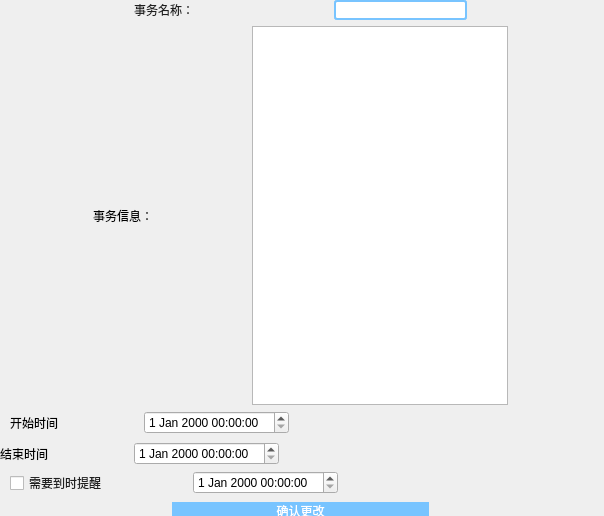
<?xml version="1.0" encoding="UTF-8"?>
<ui version="4.0">
 <class>task_edit</class>
 <widget class="QDialog" name="task_edit">
  <property name="geometry">
   <rect>
    <x>0</x>
    <y>0</y>
    <width>604</width>
    <height>516</height>
   </rect>
  </property>
  <property name="windowTitle">
   <string>修改事务信息</string>
  </property>
  <widget class="QWidget" name="verticalLayoutWidget">
   <property name="geometry">
    <rect>
     <x>0</x>
     <y>0</y>
     <width>601</width>
     <height>521</height>
    </rect>
   </property>
   <layout class="QVBoxLayout" name="verticalLayout" stretch="6,0,6,6,6,8">
    <property name="sizeConstraint">
     <enum>QLayout::SetDefaultConstraint</enum>
    </property>
    <item>
     <layout class="QHBoxLayout" name="horizontalLayout_7">
      <item>
       <spacer name="horizontalSpacer_8">
        <property name="orientation">
         <enum>Qt::Horizontal</enum>
        </property>
        <property name="sizeHint" stdset="0">
         <size>
          <width>40</width>
          <height>20</height>
         </size>
        </property>
       </spacer>
      </item>
      <item>
       <widget class="QLabel" name="label_task_name">
        <property name="styleSheet">
         <string notr="true">font: 25 11pt '宋体';
color: rgb(31,31,31);</string>
        </property>
        <property name="text">
         <string>事务名称：</string>
        </property>
        <property name="alignment">
         <set>Qt::AlignCenter</set>
        </property>
       </widget>
      </item>
      <item>
       <spacer name="horizontalSpacer_11">
        <property name="orientation">
         <enum>Qt::Horizontal</enum>
        </property>
        <property name="sizeHint" stdset="0">
         <size>
          <width>40</width>
          <height>20</height>
         </size>
        </property>
       </spacer>
      </item>
      <item>
       <widget class="QLineEdit" name="input_task_name">
        <property name="styleSheet">
         <string notr="true">font: 25 13pt '微软雅黑';
color: rgb(31,31,31);
padding-left:20px;
background-color: rgb(255, 255, 255);
border:2px solid rgb(120,196,255);
border-radius:3px;</string>
        </property>
       </widget>
      </item>
      <item>
       <spacer name="horizontalSpacer_12">
        <property name="orientation">
         <enum>Qt::Horizontal</enum>
        </property>
        <property name="sizeHint" stdset="0">
         <size>
          <width>40</width>
          <height>20</height>
         </size>
        </property>
       </spacer>
      </item>
     </layout>
    </item>
    <item>
     <layout class="QHBoxLayout" name="horizontalLayout_3">
      <item>
       <spacer name="horizontalSpacer_2">
        <property name="orientation">
         <enum>Qt::Horizontal</enum>
        </property>
        <property name="sizeHint" stdset="0">
         <size>
          <width>40</width>
          <height>20</height>
         </size>
        </property>
       </spacer>
      </item>
      <item>
       <widget class="QLabel" name="label_2">
        <property name="text">
         <string>事务信息：</string>
        </property>
       </widget>
      </item>
      <item>
       <spacer name="horizontalSpacer_9">
        <property name="orientation">
         <enum>Qt::Horizontal</enum>
        </property>
        <property name="sizeHint" stdset="0">
         <size>
          <width>40</width>
          <height>20</height>
         </size>
        </property>
       </spacer>
      </item>
      <item>
       <widget class="QTextEdit" name="input_comment"/>
      </item>
      <item>
       <spacer name="horizontalSpacer_10">
        <property name="orientation">
         <enum>Qt::Horizontal</enum>
        </property>
        <property name="sizeHint" stdset="0">
         <size>
          <width>40</width>
          <height>20</height>
         </size>
        </property>
       </spacer>
      </item>
     </layout>
    </item>
    <item>
     <layout class="QHBoxLayout" name="ymd_layout" stretch="0,0,0,0">
      <property name="leftMargin">
       <number>10</number>
      </property>
      <property name="bottomMargin">
       <number>2</number>
      </property>
      <item>
       <widget class="QLabel" name="label">
        <property name="text">
         <string>开始时间</string>
        </property>
       </widget>
      </item>
      <item>
       <spacer name="horizontalSpacer_4">
        <property name="orientation">
         <enum>Qt::Horizontal</enum>
        </property>
        <property name="sizeType">
         <enum>QSizePolicy::Preferred</enum>
        </property>
        <property name="sizeHint" stdset="0">
         <size>
          <width>80</width>
          <height>20</height>
         </size>
        </property>
       </spacer>
      </item>
      <item>
       <widget class="QDateTimeEdit" name="datetime_start">
        <property name="minimumDateTime">
         <datetime>
          <hour>0</hour>
          <minute>0</minute>
          <second>0</second>
          <year>1759</year>
          <month>9</month>
          <day>14</day>
         </datetime>
        </property>
       </widget>
      </item>
      <item>
       <spacer name="horizontalSpacer_7">
        <property name="orientation">
         <enum>Qt::Horizontal</enum>
        </property>
        <property name="sizeHint" stdset="0">
         <size>
          <width>40</width>
          <height>20</height>
         </size>
        </property>
       </spacer>
      </item>
     </layout>
    </item>
    <item>
     <layout class="QHBoxLayout" name="horizontalLayout">
      <item>
       <widget class="QLabel" name="label_3">
        <property name="text">
         <string>结束时间</string>
        </property>
       </widget>
      </item>
      <item>
       <spacer name="horizontalSpacer_14">
        <property name="orientation">
         <enum>Qt::Horizontal</enum>
        </property>
        <property name="sizeType">
         <enum>QSizePolicy::Preferred</enum>
        </property>
        <property name="sizeHint" stdset="0">
         <size>
          <width>80</width>
          <height>20</height>
         </size>
        </property>
       </spacer>
      </item>
      <item>
       <widget class="QDateTimeEdit" name="datetime_end">
        <property name="minimumDateTime">
         <datetime>
          <hour>0</hour>
          <minute>0</minute>
          <second>0</second>
          <year>1759</year>
          <month>9</month>
          <day>14</day>
         </datetime>
        </property>
       </widget>
      </item>
      <item>
       <spacer name="horizontalSpacer_13">
        <property name="orientation">
         <enum>Qt::Horizontal</enum>
        </property>
        <property name="sizeHint" stdset="0">
         <size>
          <width>40</width>
          <height>20</height>
         </size>
        </property>
       </spacer>
      </item>
     </layout>
    </item>
    <item>
     <layout class="QHBoxLayout" name="horizontalLayout_11" stretch="0,0,0,0">
      <property name="leftMargin">
       <number>10</number>
      </property>
      <item>
       <widget class="QCheckBox" name="chkbox_have_reminder">
        <property name="styleSheet">
         <string notr="true">font: 25 11pt '宋体';
color: rgb(31,31,31);</string>
        </property>
        <property name="text">
         <string>需要到时提醒</string>
        </property>
       </widget>
      </item>
      <item>
       <spacer name="horizontalSpacer_5">
        <property name="orientation">
         <enum>Qt::Horizontal</enum>
        </property>
        <property name="sizeType">
         <enum>QSizePolicy::Preferred</enum>
        </property>
        <property name="sizeHint" stdset="0">
         <size>
          <width>80</width>
          <height>20</height>
         </size>
        </property>
       </spacer>
      </item>
      <item>
       <widget class="QDateTimeEdit" name="datetime_reminder"/>
      </item>
      <item>
       <spacer name="horizontalSpacer_6">
        <property name="orientation">
         <enum>Qt::Horizontal</enum>
        </property>
        <property name="sizeHint" stdset="0">
         <size>
          <width>40</width>
          <height>20</height>
         </size>
        </property>
       </spacer>
      </item>
     </layout>
    </item>
    <item>
     <layout class="QHBoxLayout" name="horizontalLayout_4" stretch="2,3,2">
      <item>
       <spacer name="horizontalSpacer">
        <property name="orientation">
         <enum>Qt::Horizontal</enum>
        </property>
        <property name="sizeHint" stdset="0">
         <size>
          <width>40</width>
          <height>20</height>
         </size>
        </property>
       </spacer>
      </item>
      <item>
       <widget class="QPushButton" name="btn_create">
        <property name="styleSheet">
         <string notr="true">QPushButton{
font: 25 14pt '微软雅黑';
color: rgb(255,255,255);
background-color: rgb(120,196,255);
border: none;border-radius:15px;
}
QPushButton:hover{
background-color: rgb(22,218,208);
}
QPushButton:pressed{
background-color: rgb(17,171,164);}
</string>
        </property>
        <property name="text">
         <string>确认更改</string>
        </property>
       </widget>
      </item>
      <item>
       <spacer name="horizontalSpacer_3">
        <property name="orientation">
         <enum>Qt::Horizontal</enum>
        </property>
        <property name="sizeHint" stdset="0">
         <size>
          <width>40</width>
          <height>20</height>
         </size>
        </property>
       </spacer>
      </item>
     </layout>
    </item>
   </layout>
  </widget>
 </widget>
 <resources/>
 <connections/>
</ui>
